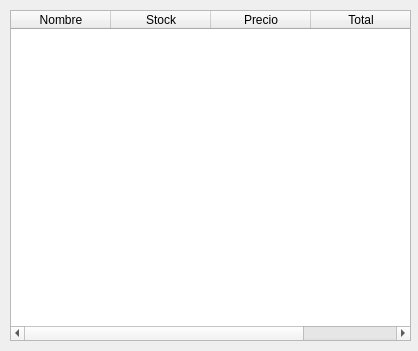
<?xml version="1.0" encoding="UTF-8"?>
<ui version="4.0">
 <class>viewproducts</class>
 <widget class="QWidget" name="viewproducts">
  <property name="geometry">
   <rect>
    <x>0</x>
    <y>0</y>
    <width>418</width>
    <height>351</height>
   </rect>
  </property>
  <property name="windowTitle">
   <string>Form</string>
  </property>
  <widget class="QTableWidget" name="table_view">
   <property name="geometry">
    <rect>
     <x>10</x>
     <y>10</y>
     <width>401</width>
     <height>331</height>
    </rect>
   </property>
   <column>
    <property name="text">
     <string>Nombre</string>
    </property>
   </column>
   <column>
    <property name="text">
     <string>Stock</string>
    </property>
   </column>
   <column>
    <property name="text">
     <string>Precio</string>
    </property>
   </column>
   <column>
    <property name="text">
     <string>Total</string>
    </property>
   </column>
  </widget>
 </widget>
 <resources/>
 <connections/>
</ui>
